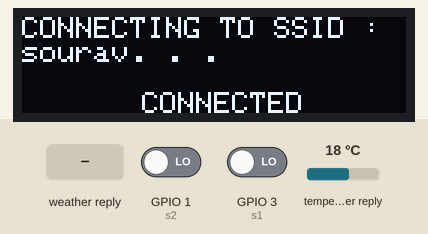
The sketch below on a simulated ESP8266 (NodeMCU). Parts: 128×32 one-colour display. The inputs (shaded band) are chosen by the test bench; at power-on: GPIO 3 (s1) LOW, GPIO 1 (s2) LOW, temperature in the weather reply 18 °C. WiFi joins after 1.5 s; servers stay silent unless stated; uploads are accepted with an empty reply; no MQTT or app messages arrive unless stated; web services answer with replies made up by the test bench.

Above: at 1.6 s.
At 7.7 s:
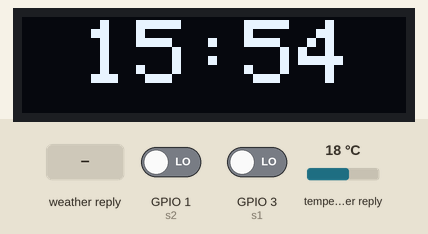
7.8 s: GPIO 3 (s1) driven HIGH
At 14.8 s:
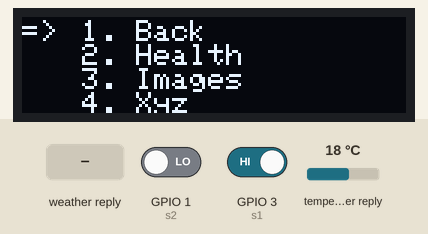
16.4 s: GPIO 1 (s2) driven HIGH
At 17.8 s:
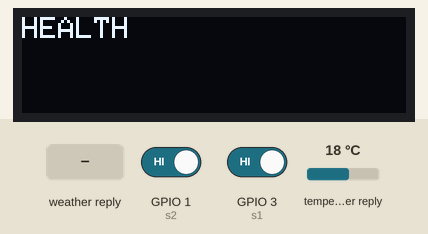
27.5 s: weather in the web reply set to Clear
At 32.1 s:
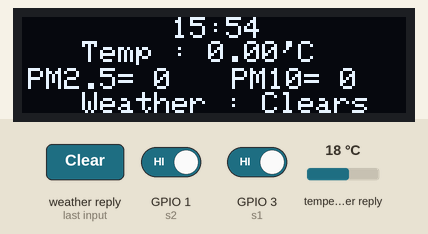
Timing chart, 0 to 33.6 s (numbered marks = the images above; inputs shaded):
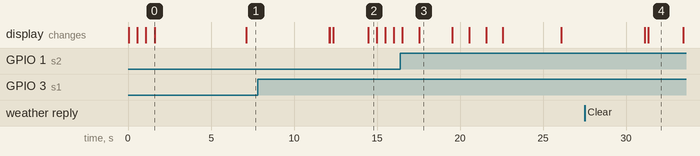

The sketch:

SMART_BAND_V4.1_MENU__PREVIOUS_.ino
```cpp
#include <Arduino.h>
#include <ESP8266WiFi.h>
#include <ESP8266HTTPClient.h>
#include <WiFiClient.h>
#include <SPI.h>
#include <Wire.h>
#include <Adafruit_GFX.h>
#include <Adafruit_SSD1306.h>
#include "Adafruit_MQTT.h"
#include "Adafruit_MQTT_Client.h"

Adafruit_SSD1306 led = Adafruit_SSD1306(128, 32, &Wire);

char ssid[] = "sourav";
char pass[] = "12345678";

int dist, hr, mint,pm25,pm10;
int d1, d2;
float tem;
unsigned long Time,Time1;
int s1 = 3;
int s2 = 1;

#include "largeDisplay.h"
#include "getTime.h"
#include "smartDisplay.h"
#include "polution.h"
#include "weather.h"
#include "temperature.h"
#include "adfrutio.h"
#include "calll.h"
#include "menuu.h"


void setup() {
  ////Serial.begin(115200); //// DON'T USE THIS IF WANT TO USE Rx, Tx PIN
  pinMode(s1,INPUT);
  pinMode(s2,INPUT);
  Wire.begin(0,2);

  led.begin(SSD1306_SWITCHCAPVCC, 0x3C);
  led.setTextColor(WHITE);
  led.cp437(true);
  led.clearDisplay();
  led.setTextSize(1);
  led.setCursor(0,0);

  WiFi.mode(WIFI_STA);
  WiFi.begin(ssid, pass);
  led.print("CONNECTING TO SSID : ");
  led.print(ssid);
  led.display();
  while(WiFi.status() != WL_CONNECTED)
  {
     led.print(". ");
     led.display();
     delay(500);
    }
  led.setCursor(40,25);
  led.print("CONNECTED");
  led.display();
  delay(2000);

  setup_time();
}

void loop()
{
  d1 = digitalRead(s1);
  d2 = digitalRead(s2);
  if(d1==1)
      menu();
  if(d2==1)
      call();
  else
      simple_display(); ////IN MENUU.H

}
```

adfrutio.h
```cpp
#define AIO_SERVER      "io.adafruit.com"
#define AIO_SERVERPORT  1883                   // use 8883 for SSL

#define AIO_USERNAME    "Sourav1999"
#define AIO_KEY         "e74c04d97cac4962a3b1b1d6deae0570"

WiFiClient client;
Adafruit_MQTT_Client mqtt(&client, AIO_SERVER, AIO_SERVERPORT, AIO_USERNAME, AIO_KEY);
/////////////////////////////////////////////////////////////////////////////////////////////////////////////////////////////////

Adafruit_MQTT_Publish find_mob = Adafruit_MQTT_Publish(&mqtt, AIO_USERNAME "/feeds/mobile");///////////change feeds name////////////

//////////////////////////////////////////////////////////////////////////////////////////////////////////////////////////////////
void MQTT_connect();

void adafruiti(int data) {
   MQTT_connect();
  Adafruit_MQTT_Subscribe *subscription;
  while ((subscription = mqtt.readSubscription(5000))) {
  }
////////////////////////////////////////////////////working space/////////////////////////////////////////////

  find_mob.publish(data);

/////////////////////////////////////////////////////////////////////////////////////////////////////////////
}

void MQTT_connect() {
  int8_t ret;
  if (mqtt.connected()) {
    return;
  }

  uint8_t retries = 3;
  while ((ret = mqtt.connect()) != 0) {
       mqtt.disconnect();
       delay(5000);  // wait 5 seconds
       retries--;
       if (retries == 0) {
         while (1);
       }
  }
}
```

calll.h
```cpp
void call()
{
      led.clearDisplay();
      led.setCursor(0,0);
      led.print("CALLING...");
      led.display();
      adafruiti(1);
      delay(10000);
      adafruiti(0);
}
```

getTime.h
```cpp
#include <WiFiUdp.h>

unsigned int localPort = 2390;      // local port to listen for UDP packets

IPAddress timeServerIP;
const char* ntpServerName = "in.pool.ntp.org";////////////////////CAN CHANGE THE SERVER//////////////////////////////

const int NTP_PACKET_SIZE = 48; // NTP time stamp is in the first 48 bytes of the message

byte packetBuffer[ NTP_PACKET_SIZE]; //buffer to hold incoming and outgoing packets

// A UDP instance to let us send and receive packets over UDP
WiFiUDP udp;
void sendNTPpacket(IPAddress& address) {
  //Serial.println("sending NTP packet...");
  // set all bytes in the buffer to 0
  memset(packetBuffer, 0, NTP_PACKET_SIZE);
  // Initialize values needed to form NTP request
  // (see URL above for details on the packets)
  packetBuffer[0] = 0b11100011;   // LI, Version, Mode
  packetBuffer[1] = 0;     // Stratum, or type of clock
  packetBuffer[2] = 6;     // Polling Interval
  packetBuffer[3] = 0xEC;  // Peer Clock Precision
  // 8 bytes of zero for Root Delay & Root Dispersion
  packetBuffer[12]  = 49;
  packetBuffer[13]  = 0x4E;
  packetBuffer[14]  = 49;
  packetBuffer[15]  = 52;

  // all NTP fields have been given values, now
  // you can send a packet requesting a timestamp:
  udp.beginPacket(address, 123); //NTP requests are to port 123
  udp.write(packetBuffer, NTP_PACKET_SIZE);
  udp.endPacket();
}
void setup_time() {
  udp.begin(localPort);
}

int get_time() {
  WiFi.hostByName(ntpServerName, timeServerIP);

  sendNTPpacket(timeServerIP); // send an NTP packet to a time server
  delay(1000);

  int cb = udp.parsePacket();
  if (!cb) {
    //Serial.println("no packet yet");
  }
  else {
    //Serial.print("packet received, length=");
    //Serial.println(cb);
    udp.read(packetBuffer, NTP_PACKET_SIZE); // read the packet into the buffer

    //the timestamp starts at byte 40 of the received packet and is four bytes,
    // or two words, long. First, esxtract the two words:

    unsigned long highWord = word(packetBuffer[40], packetBuffer[41]);
    unsigned long lowWord = word(packetBuffer[42], packetBuffer[43]);
    // combine the four bytes (two words) into a long integer

    /////////////// this is NTP time (seconds since Jan 1 1900)://///////////////////////////////////////////////////////
    unsigned long secsSince1900 = highWord << 16 | lowWord;

    ////////////// Unix time starts on Jan 1 1970. In seconds, that's 2208988800:.........70 years in sec. = 2208988800///////
    const unsigned long seventyYears = 2208988800UL;
    /////////////Unix time (GMT) = NTP time - (1970-1900)/////////////////////////////////////////////////////////////////////////
    unsigned long epoch = secsSince1900 - seventyYears + 19800;///////19800 = 5 hrs. + 30 mins.//////FOR INDIA TIME = GMT+05:30:00
    /// UTC is the time at Greenwich Meridian (GMT)


//.............................................................................................................................
     //Serial.print(epoch);////////////UTC + 5:30:00/////////////////SEND TIME AS SECOND TO SLAVE/////////////////////////////////////
     return epoch;
  }
}
```

largeDisplay.h
```cpp
void printTime(int hr,int mint)
{
  led.setTextSize(3);
  led.setCursor(20, 1);

  if(hr < 10)
  {
    led.print(0);
    led.print(hr);
    led.print(":");
  }
  else
  {
    led.print(hr);
    led.print(":");
  }

  if(mint < 10)
  {
    led.print(0);
    led.print(mint);
  }
  else
  {
    led.print(mint);
  }

  /*led.setTextSize(1);
  led.setCursor(115, 8);
  led.print(sec);*/

  led.display();

  /*
  led.setCursor(20, 25);
  if(date < 10)
  {
    led.print(0);
    led.print(date);
  }
  else led.print(date);
  led.print("/");
  if(month < 10)
  {
    led.print(0);
    led.print(month);
  }
  else led.print(month);
  led.print("/");
  led.print(year);
  led.print("  ");

  led.print(dayy[day]);

   */
}


void displayy()
{
  led.clearDisplay();
  led.setTextColor(WHITE);
  led.cp437(true);
  led.setTextSize(1);
}
```

menuu.h
```cpp
void menu()
 {
   int c = 1;
   while(1)
    {
      displayy();
      led.setCursor(20,1);
      led.print("1. Back");
      led.setCursor(20,9);
      led.print("2. Health");
      led.setCursor(20,17);
      led.print("3. Images");
      led.setCursor(20,25);
      led.print("4. Xyz");
      led.setCursor(0,c);
      led.print("=>");
      led.display();

      int c1 = digitalRead(s1);
      int ok = digitalRead(s2);
      if(c1 == 1)
      {
         delay(500);
         if(c==25)
            c=1;
         else
            c += 8;
      }
      if(ok == 1)
      {
        delay(500);
        /*switch(c)
        {
          case 1: break;
                  break;
          case 9: led.clearDisplay();
                  led.setCursor(0,0);
                  led.print("HEALTH");
                  delay(3000);
                  break;
          case 17:led.clearDisplay();
                  led.setCursor(0,0);
                  led.print("IMAGES");
                  delay(3000);
                  break;
          case 25:led.clearDisplay();
                  led.setCursor(0,0);
                  led.print("XXX");
                  delay(3000);
                  break;*/
          if(c == 1)
          {
            displayy();
            led.setCursor(0,0);
            led.print("GOING TO HOME PAGE...");
            led.display();
            break;
          }
          if(c == 9)
          {
            displayy();
            led.setCursor(0,0);
            led.print("HEALTH");
            led.display();
            delay(2000);
           }
      }
    }
 }


void simple_display()
{
  led.clearDisplay();
  led.setTextColor(WHITE); // Draw white text
  led.cp437(true);

  //////////////////////////////////////////////////////////////////

  Time1 = get_time();
  if(Time1 > 0)
      Time = Time1;
  hr = (Time % 86400L) / 3600 ;
  mint = (Time  % 3600) / 60;
  tem = temp();
  pm25 = PM25();
  pm10 = PM10();
  /////////////////////////////////////////////////////////////////
  printTime(hr,mint);
  delay(5000);
  smart_display(hr,mint,tem,pm25,pm10);
  weather();
  delay(2000);
}
```

polution.h
```cpp
char data[10];
#include <ESP8266WiFi.h>
#include <ESP8266WiFiMulti.h>
#include <ESP8266HTTPClient.h>

ESP8266WiFiMulti WiFiMulti;

int PM25(void)
{
  if ((WiFiMulti.run() == WL_CONNECTED)) {

    HTTPClient http;
    {
      http.begin("http://api.thingspeak.com/apps/thinghttp/send_request?api_key=NLUQ0VCT2RSN35UT");
      //Serial.print("PM 2.5 in Air : ");
    }

    int httpCode = http.GET();
    if (httpCode > 0) {
      if (httpCode == HTTP_CODE_OK) {
        String payload = http.getString();
        int i = 0, j = 0;
        while (payload[i] != NULL)
        {

          if (payload[i] == '>') {
            while (payload[i + 1] != '<') {
              data[j] = payload[i + 1];
              j++;
              i++;
            }
            break;
          }
          i++;
        }
        //Serial.print(data);
        //Serial.print("  in μg/m³\n");
      } else {
        //USE_SERIAL.printf("[HTTP] GET... failed, error: %s\n", http.errorToString(httpCode).c_str());
      }

      http.end();
    }
    delay(700);
    int ss = atoi(data);
    return ss;
  }
}

int PM10(void)
{
  if ((WiFiMulti.run() == WL_CONNECTED)) {

    HTTPClient http;
    {
      http.begin("http://api.thingspeak.com/apps/thinghttp/send_request?api_key=KS2PQ0JS6XMK9JTM");
      //Serial.print("PM 10 in Air : ");
    }
    int httpCode = http.GET();
    if (httpCode > 0) {
      if (httpCode == HTTP_CODE_OK) {
        String payload = http.getString();
        int i = 0, j = 0;
        while (payload[i] != NULL)
        {

          if (payload[i] == '>') {
            while (payload[i + 1] != '<') {
              data[j] = payload[i + 1];
              j++;
              i++;
            }
            break;
          }
          i++;
        }
        //Serial.print(data);
        //Serial.print("  in μg/m³\n");
      } else {
        //USE_SERIAL.printf("[HTTP] GET... failed, error: %s\n", http.errorToString(httpCode).c_str());
      }
      http.end();
    }
    delay(700);
    int ss = atoi(data);
    return ss;
  }
}
```

smartDisplay.h
```cpp
void smart_display(int Hr, int Mint,float temp,int pm25,int pm10)
{
   led.clearDisplay();

 ////////////////////TIME/////////////////////////////////////////////
  led.setTextSize(1);
  led.setCursor(50,0);

  if(Hr < 10)
  {
    led.print(0);
    led.print(Hr);
    led.print(":");
  }
  else
  {
    led.print(Hr);
    led.print(":");
  }

  if(Mint < 10)
  {
    led.print(0);
    led.print(Mint);
  }
  else
  {
    led.print(Mint);
  }

  /*led.setTextSize(1);
  led.setCursor(115, 8);
  led.print(sec);*/

  led.display();

 //////////////////TEMP//////////////////////////
   led.setTextSize(1);
   led.setCursor(20,8);
   //lcd.print("T=");
   //lcd.setCursor(8,0);
   led.print("Temp : ");
   led.print(String(temp));
   led.print("'C");

////////////////POLUTION////////////////////////
   led.setCursor(2,17);
   led.print("PM2.5= ");
   led.print(pm25);
   led.setCursor(70,17);
   led.print("PM10= ");
   led.print(pm10);

   led.display();
}
```

temperature.h
```cpp
int temp(void)
{
  if ((WiFiMulti.run() == WL_CONNECTED)) {

    HTTPClient http;
    http.begin("http://api.thingspeak.com/apps/thinghttp/send_request?api_key=JZHQ7Z448G8RWAN2");

    int httpCode = http.GET();
    if (httpCode > 0) {
      if (httpCode == HTTP_CODE_OK) {
        String payload = http.getString();
        int i = 0, j = 0;
        while (payload[i] != NULL)
        {

          if (payload[i] == '>') {
            while (payload[i + 1] != '<') {
              data[j] = payload[i + 1];
              j++;
              i++;
            }
            break;
          }
          i++;
        }
        //Serial.print("Temperature : ");
        //Serial.print(data);
        //Serial.print("  in μg/m³\n");
      } else {
        //USE_SERIAL.printf("[HTTP] GET... failed, error: %s\n", http.errorToString(httpCode).c_str());
      }
      http.end();
    }
    delay(500);
    return atoi(data);
  }
}
```

weather.h
```cpp
void weather(void)
{
  if ((WiFiMulti.run() == WL_CONNECTED)) {

    HTTPClient http;
    {
      http.begin("http://api.openweathermap.org/data/2.5/weather?q=Bhubaneshwar,in&APPID=df22d4e9f4d880d2ddc99c85a95587ff");
    }
    int httpCode = http.GET();
    if (httpCode > 0) {
      if (httpCode == HTTP_CODE_OK) {
        String payload = http.getString();
        int i = 0, j = 0;
        while (payload[i] != NULL)
        {

          if (payload[i] == 'm') {
            i=i+6;
            while (payload[i + 1] != '"') {
              data[j] = payload[i + 1];
              j++;
              i++;
            }
            break;
          }
          i++;
        }
        //Serial.println(data);
        led.setTextSize(1);
        led.setCursor(20,25);
        led.print("Weather : ");
        led.print(data);
        led.display();
      } else {
        //USE_SERIAL.printf("[HTTP] GET... failed, error: %s\n", http.errorToString(httpCode).c_str());
      }
      http.end();
    }
    delay(100);
  }
}
```

Measured:
- after the input at 7.8 s, the display: first differs from a run without the input after 6.7 s (image 2)
- after the input at 27.5 s, the display: first differs from a run without the input after 3.8 s (image 4)
- what the display in image 0 shows lasts 5.5 s, from 1.6 s to 7.1 s
- what the display in image 2 shows lasts 0.5 s, from 14.5 s to 15.0 s
- what the display in image 3 shows lasts 2.0 s, from 17.5 s to 19.5 s
